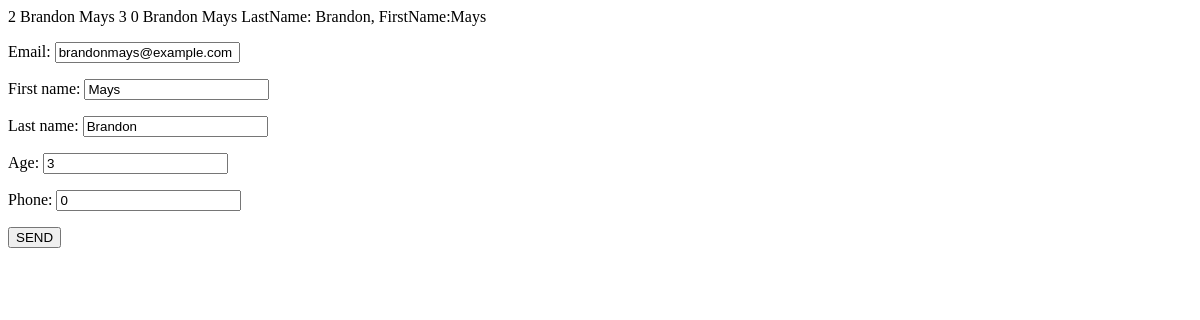
/update_user/2/, run on an earlier commit of the app's database.
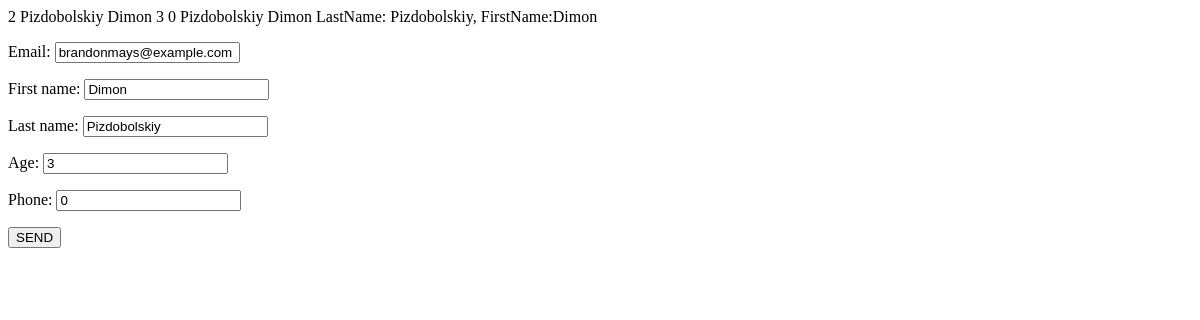
And on a later commit of the database.
### user/models.py (models this page shows, shortened)
class User(models.Model):
    email = models.EmailField(unique=True)
    first_name = models.CharField(max_length=128)
    last_name = models.CharField(max_length=128)
    second_name = models.CharField(max_length=123, default='None')
    age = models.PositiveSmallIntegerField(default=0)
    phone = models.CharField(max_length=30, default=0)
    def get_full_name(self):
        return f'LastName: {self.last_name}, FirstName:{self.first_name}'
    @property
    def full_name(self):
        return f'{self.last_name} {self.first_name}'

### user/views.py (the view)
# urls.py: path('update_user/<int:pk>/', uv.update_user, name= 'users-update'),
def update_user(request,pk):
    user = get_object_or_404(User, pk=pk)
    if request.method == 'POST':
        form = UserForm(request.POST, instance=user)
        if form.is_valid:
            form.save()
            return redirect('users-name')
    elif request.method == 'GET':
        form = UserForm(instance=user)
    context = {'user_form': form, 'user_instance': user,}
    return render(request, 'create_user.html', context= context)

### user/forms.py (shortened to what this page needs)
class UserForm(forms.ModelForm):
    class Meta:
        model = User
        fields = ('email', 'first_name', 'last_name', 'age', 'phone')

### user/templates/create_user.html (shortened to what this page needs)
{% extends 'base.html' %}
{% block content %}
    {{ user_instance.id }}
    {{ user_instance.last_name }}
    {{ user_instance.first_name }}
    {{ user_instance.age }}
    {{ user_instance.phone }}
    {{ user_instance.full_name }}
    {{ user_instance.get_full_name }}
    <form method="post">
        {{ user_form.as_p }}
        <button type="submit">SEND</button>
    </form>
{% endblock content %}

### user/templates/base.html (shortened to what this page needs)
<!DOCTYPE html>
<html lang="en">
<head>
</head>
<body>
{% block content %}
{% endblock content %}
</body>
</html>

What changed in the data, as far as the page shows it:
changed User "brandonmays@example.com": last_name "Brandon" → "Pizdobolskiy"; first_name "Mays" → "Dimon"; full_name "Brandon Mays" → "Pizdobolskiy Dimon"; get_full_name "LastName: Brandon, FirstName:Mays" → "LastName: Pizdobolskiy, FirstName:Dimon"
